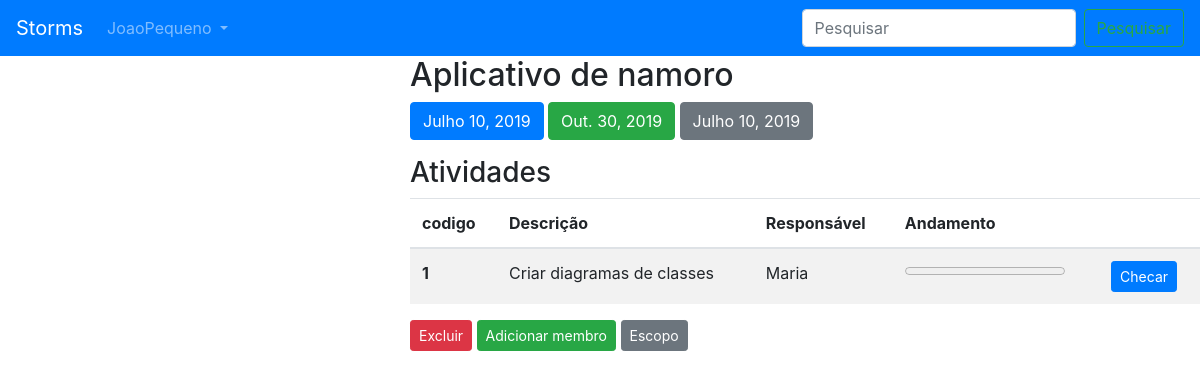
/projeto/1/ (signed in), run on an earlier commit of the app's database.
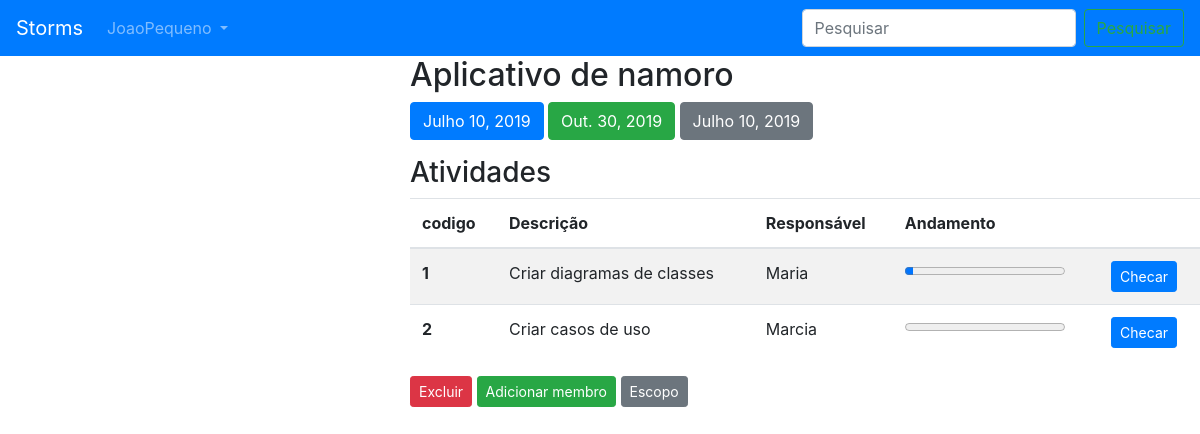
And on a later commit of the database.
### api/models.py (models this page shows, shortened)
class Atributo(models.Model):
	owner = models.ForeignKey('auth.User', related_name='owneratributo', on_delete=models.CASCADE)
	descricao = models.CharField(max_length=256)
	responsavel = models.ForeignKey(User, on_delete=models.CASCADE, related_name='responsavel', null=True)
	andamento = models.IntegerField(default=0)
	scopo = models.ForeignKey(Scopo, on_delete=models.CASCADE, related_name='atributos')

### webapp/views.py (the view)
# urls.py: path('projeto/<int:id>/', views.get_projeto, name='projeto'),
@login_required
def get_projeto(request, id):
	projeto = Projeto.objects.get(id=id)
	interessados = Projeto.objects.filter(interessado=request.user)
	membros = User.objects.all()
	return render(request,'webapp/projeto.html', {'perfil_logado': get_user(request),
	 'projeto': projeto, 'membros':membros, 'inter_projetos':interessados})

### webapp/views.py (called while the page is built)
@login_required
def get_user(request):
	return request.user

### webapp/templates/webapp/projeto.html (shortened to what this page needs)
{% extends "webapp/base.html" %}
{% block body %}
<h2>{{ projeto.nome }}</h2>
<button type="button" class="btn btn-primary">
  {{projeto.data_inicio}}
</button>
<button type="button" class="btn btn-success">
  {{projeto.previsao_entrega}}
</button>
<button type="button" class="btn btn-secondary">
  {{projeto.data_contrato}}
</button>
<table class="table table-striped">
	<h3>Atividades</h3>
  <thead>
    <tr>
      <th scope="col">codigo</th>
      <th scope="col">Descrição</th>
      <th scope="col">Responsável</th>
      <th scope="col">Andamento</th>
      <th scope="col"></th>
    </tr>
  </thead>
  <tbody>
  	{% for atr in projeto.scopo.atributos.all %}
    <tr>
      	<th scope="row">{{atr.id}}</th>
      	<td>{{atr.descricao}}</td>
      	<td>{{atr.responsavel}}</td>
      	<td>
      		<progress value="{{atr.andamento}}" max="100"></progress>
  		</td>
      <td><a class="btn btn-primary btn-sm" href="{% url 'atributo' atr.id %}" role="button">Checar</a></td>
    </tr>
    {% endfor %}
  </tbody>
</table>
<a class="btn btn-danger btn-sm" href="#" role="button">Excluir</a>
<button type="button" class="btn btn-success btn-sm" data-toggle="modal" data-target="#ExemploModalCentralizado">
  Adicionar membro
</button>
{% if projeto.scopo %}
<a class="btn btn-secondary btn-sm" href="{% url 'scopo_detail' projeto.scopo.id %}" role="button">Escopo</a>
{% endif %}
{% endblock %}

What changed in the data, as far as the page shows it:
changed Atributo "Criar diagramas de classes": andamento 0 → 5 (drawn)
added Atributo: id "2", descricao "Criar casos de uso", responsavel "Marcia", andamento 0 (drawn)
